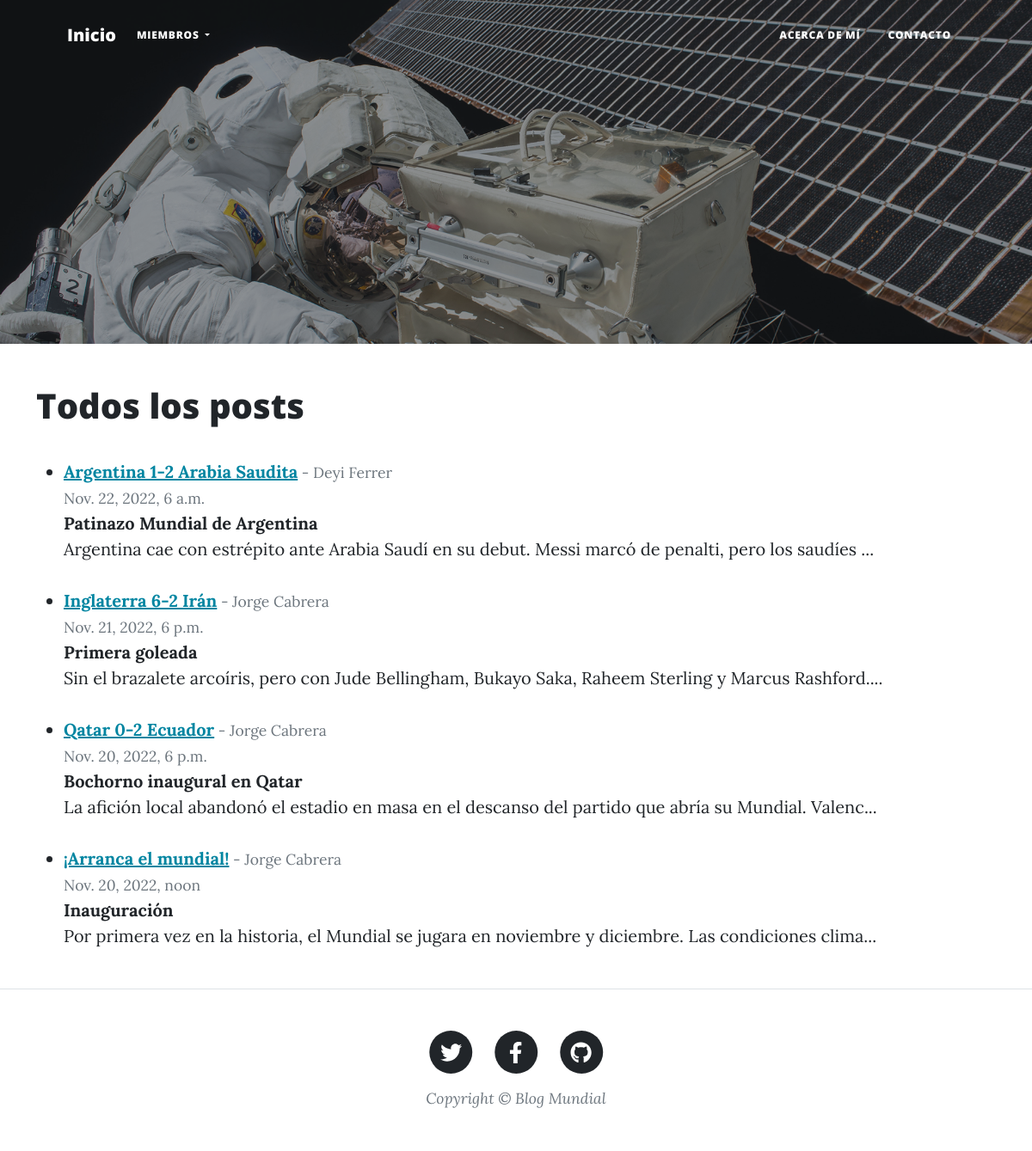
Screenshot of /all_posts/ with the database file from the repository.
### Blog/models.py (models this page shows, shortened)
class Post(models.Model):
    titulo = models.CharField(max_length=255)
    subtitulo = models.CharField(max_length=255)
    autor = models.ForeignKey(User, on_delete=models.CASCADE)
    cuerpo = models.TextField()
    fecha = models.DateTimeField()
    likes = models.ManyToManyField(User, related_name='blog_posts')

### Blog/views.py (the view)
# urls.py: path('all_posts/', AllPostsView.as_view(), name='all_posts'),
class AllPostsView(ListView):
    model = Post
    template_name = 'all_posts.html'
    ordering = ['-fecha']

### Blog/templates/all_posts.html (shortened to what this page needs)
{% extends 'post.html' %}
{% block post %}
<div class="container">
    <h1>
        Todos los posts
    </h1>
    <br>
    <ul>
        {% for post in object_list %}
        <li>
                <a href="{% url 'post_details' post.pk %}" class="link-primary"><u><strong>{{post.titulo}}</strong></u></a><small class="text-muted"> - {{post.autor.first_name}} {{post.autor.last_name}}
                <br>
                {{post.fecha}}
                </small>
                <br/>
                <strong>
                    {{post.subtitulo}}
                </strong>
                <br/>
                {{post.cuerpo|slice:":100"}}...
                <br/><br/>
            </li>
        {% endfor %}
    </ul>
</div>
{% endblock post %}

### rows the page displays
Post: titulo "Argentina 1-2 Arabia Saudita", autor.first_name "Deyi", autor.last_name "Ferrer", fecha "Nov. 22, 2022, 6 a.m.", subtitulo "Patinazo Mundial de Argentina", cuerpo "Argentina cae con estrépito ante Arabia Saudí en su debut. Messi marcó de penalti, pero los saudíes"
Post: titulo "Inglaterra 6-2 Irán", autor.first_name "Jorge", autor.last_name "Cabrera", fecha "Nov. 21, 2022, 6 p.m.", subtitulo "Primera goleada", cuerpo "Sin el brazalete arcoíris, pero con Jude Bellingham, Bukayo Saka, Raheem Sterling y Marcus Rashford."
Post: titulo "Qatar 0-2 Ecuador", autor.first_name "Jorge", autor.last_name "Cabrera", fecha "Nov. 20, 2022, 6 p.m.", subtitulo "Bochorno inaugural en Qatar", cuerpo "La afición local abandonó el estadio en masa en el descanso del partido que abría su Mundial. Valenc"
Post: titulo "¡Arranca el mundial!", autor.first_name "Jorge", autor.last_name "Cabrera", fecha "Nov. 20, 2022, noon", subtitulo "Inauguración", cuerpo "Por primera vez en la historia, el Mundial se jugara en noviembre y diciembre. Las condiciones clima"
